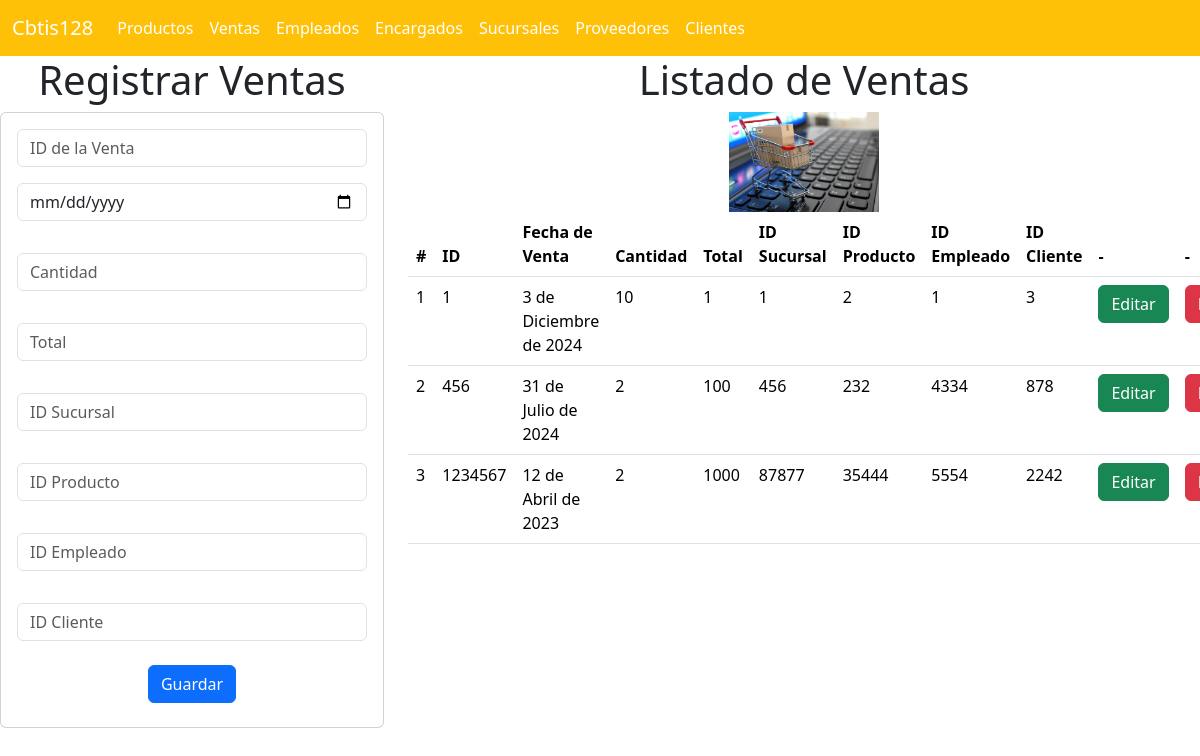
The app's page /ventas_app/ventas with its own data.
### ventas_app/models.py (models this page shows, shortened)
class Ventas(models.Model):
    id=models.IntegerField(primary_key=True)
    fecha_venta=models.DateField()
    cantidad=models.IntegerField(null=True, blank=True)
    total=models.IntegerField(null=True, blank=True)
    idsucursal=models.IntegerField(null=True, blank=True)
    idproducto=models.IntegerField(null=True, blank=True)
    idempleado = models.IntegerField(null=True, blank=True)
    idcliente=models.IntegerField(null=True, blank=True)

### ventas_app/views.py (the view)
# urls.py: path("ventas",views.ventas,name="ventas"),
def ventas(request):
    lasventas = Ventas.objects.all()
    return render(request, 'gestionarVentas.html', {"misventas": lasventas})

### ventas_app/templates/gestionarVentas.html (shortened to what this page needs)
{% extends "base.html" %}
{% load static %}
{% block cuerpo %}
<div class="row">
  <div class="col-sm-12 col-md-4 col-lg-4 col-xl-4">
    <h1>Registrar Ventas</h1>
    <div class="card">
      <div class="card-body">
        <form action="{% url 'registrarVenta' %}" method="POST">
          <div class="form-group">
            <input type="text" id="txtid" name="txtid" class="form-control" placeholder="ID de la Venta" required>
          </div>
          <div class="form-group py-3">
            <input type="date" id="datefecha_venta" name="datefecha_venta" class="form-control" placeholder="Fecha de Venta" required>
          </div>
          <div class="form-group py-3">
            <input type="number" id="numcantidad" name="numcantidad" class="form-control" placeholder="Cantidad" required>
          </div>
          <div class="form-group py-3">
            <input type="number" id="numtotal" name="numtotal" class="form-control" placeholder="Total" required>
          </div>
          <div class="form-group py-3">
            <input type="number" id="numidsucursal" name="numidsucursal" class="form-control" placeholder="ID Sucursal" required>
          </div>
          <div class="form-group py-3">
            <input type="number" id="numidproducto" name="numidproducto" class="form-control" placeholder="ID Producto" required>
          </div>
          <div class="form-group py-3">
            <input type="number" id="numidempleado" name="numidempleado" class="form-control" placeholder="ID Empleado" required>
          </div>
          <div class="form-group py-3">
            <input type="number" id="numidcliente" name="numidcliente" class="form-control" placeholder="ID Cliente" required>
          </div>
          <div class="form-group py-2">
            <button type="submit" class="btn btn-primary">Guardar</button>
          </div>
        </form>
      </div>
    </div>
  </div>
  <div class="col-sm-12 col-md-8 col-lg-8 col-xl-8">
    <h1>Listado de Ventas</h1>
    <img src="{% static 'img/ventas.jpg' %}" style="width: 150px;" alt="Imagen de Ventas">
    <div class="table-responsive">
      <table class="table">
        <thead>
          <tr>
            <th>#</th>
            <th>ID</th>
            <th>Fecha de Venta</th>
            <th>Cantidad</th>
            <th>Total</th>
            <th>ID Sucursal</th>
            <th>ID Producto</th>
            <th>ID Empleado</th>
            <th>ID Cliente</th>
            <th>-</th>
            <th>-</th>
          </tr>
        </thead>
        <tbody>
          {% for venta in misventas %}
          <tr>
            <td>{{ forloop.counter }}</td>
            <td>{{ venta.id }}</td>
            <td>{{ venta.fecha_venta }}</td>
            <td>{{ venta.cantidad }}</td>
            <td>{{ venta.total }}</td>
            <td>{{ venta.idsucursal }}</td>
            <td>{{ venta.idproducto }}</td>
            <td>{{ venta.idempleado }}</td>
            <td>{{ venta.idcliente }}</td>
            <td><a href="seleccionarVenta/{{ venta.id }}" class="btn btn-success">Editar</a></td>
            <td><a href="borrarVenta/{{ venta.id }}" class="btn btn-danger">Borrar</a></td>
          </tr>
          {% endfor %}
        </tbody>
      </table>
    </div>
  </div>
</div>
{% endblock %}

### records on screen
Ventas: id "1", fecha_venta "3 de Diciembre de 2024", cantidad "10", total "1", idsucursal "1", idproducto "2", idempleado "1", idcliente "3"
Ventas: id "456", fecha_venta "31 de Julio de 2024", cantidad "2", total "100", idsucursal "456", idproducto "232", idempleado "4334", idcliente "878"
Ventas: id "1234567", fecha_venta "12 de Abril de 2023", cantidad "2", total "1000", idsucursal "87877", idproducto "35444", idempleado "5554", idcliente "2242"
